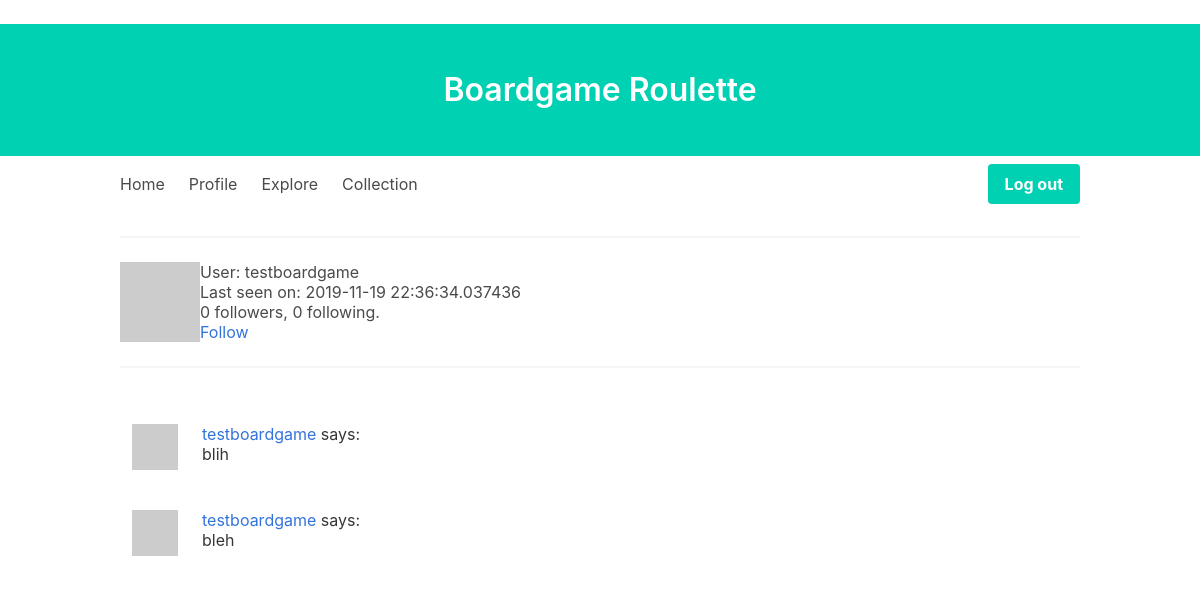
The app's page /user/testboardgame (signed in) with its own data.
### app/models.py (models this page shows, shortened)
class User(UserMixin, db.Model):
    id = db.Column(db.Integer, primary_key=True)
    username = db.Column(db.String(64), index=True, unique=True)
    email = db.Column(db.String(120), index=True, unique=True)
    password_hash = db.Column(db.String(128))
    posts = db.relationship("Post", backref="author", lazy="dynamic")
    about_me = db.Column(db.String(140))
    last_seen = db.Column(db.DateTime, default=datetime.utcnow)
    followed = db.relationship(
        "User",
        secondary=followers,
        primaryjoin=(followers.c.follower_id == id),
        secondaryjoin=(followers.c.followed_id == id),
        backref=db.backref("followers", lazy="dynamic"),
        lazy="dynamic",
    )
    collection = db.relationship("Boardgame", secondary=boardgames, lazy="dynamic")
    def is_following(self, user):
        return self.followed.filter(followers.c.followed_id == user.id).count() > 0
    def avatar(self, size):
        digest = md5(self.email.lower().encode("utf-8")).hexdigest()
        return "https://www.gravatar.com/avatar/{}?d=identicon&s={}".format(
            digest, size
        )

class Post(db.Model):
    id = db.Column(db.Integer, primary_key=True)
    body = db.Column(db.String(140))
    timestamp = db.Column(db.DateTime, index=True, default=datetime.utcnow)
    user_id = db.Column(db.Integer, db.ForeignKey("user.id"))

### app/routes.py (the view)
@app.route("/user/<username>")
@login_required
def user(username):
    user = User.query.filter_by(username=username).first_or_404()
    page = request.args.get("page", 1, type=int)
    posts = user.posts.order_by(Post.timestamp.desc()).paginate(
        page, app.config["POSTS_PER_PAGE"], False
    )
    next_url = (
        url_for("user", username=user.username, page=posts.next_num)
        if posts.has_next
        else None
    )
    prev_url = (
        url_for("user", username=user.username, page=posts.prev_num)
        if posts.has_prev
        else None
    )
    return render_template(
        "user.html", user=user, posts=posts.items, next_url=next_url, prev_url=prev_url
    )

### app/models.py (called while the page is built)
@login.user_loader
def load_user(id):
    return User.query.get(int(id))

### app/routes.py (called while the page is built)
@app.before_request
def before_request():
    if current_user.is_authenticated:
        current_user.last_seen = datetime.utcnow()
        db.session.commit()

### app/templates/user.html (shortened to what this page needs)
﻿{% extends "base.html" %}
{% block content %}
<table>
    <tr valign="top">
        <td><img src="{{ user.avatar(128) }}"></td>
        <td>
            <h1>User: {{ user.username }}</h1>
            {% if user.last_seen %}<p>Last seen on: {{ user.last_seen }}</p>{% endif %}
            <p>{{ user.followers.count() }} followers, {{ user.followed.count() }} following.</p>
            {% if user == current_user %}
            <p><a href="{{ url_for('edit_profile') }}">Edit your profile</a></p>
            {% elif not current_user.is_following(user) %}
            <p><a href="{{ url_for('follow', username=user.username) }}">Follow</a></p>
            {% else %}
            <p><a href="{{ url_for('unfollow', username=user.username) }}">Unfollow</a></p>
            {% endif %}
        </td>
    </tr>
</table>
<hr>
    {% for post in posts %}
        {% include '_post.html' %}
    {% endfor %}
{% endblock %}

### app/templates/base.html (shortened to what this page needs)
﻿<html>
<head>
    <link rel="stylesheet" href='/static/css/bulma.css' />
</head>
<body>
    <section class="hero has-background-primary">
        <div class="container">
            <div class="hero-body">
                <h1 class="title has-text-white">
                    Boardgame Roulette
                </h1>
            </div>
        </div>
    </section>
    {% if current_user.is_authenticated %}
    <div class="container">
        <div class="navbar" role="navigation">
            <div class="navbar-brand">
                <a class="navbar-item" href="{{ url_for('index') }}">Home</a>
                <a class="navbar-item" href="{{ url_for('user', username=current_user.username) }}">Profile</a>
            </div>
            <div id="navbarmenu" class="navbar-menu">
                <a class="navbar-item" href="{{ url_for('explore') }}">Explore</a>
                <a class="navbar-item" href="{{ url_for('collection') }}">Collection</a>
                <div class="navbar-end">
                    <div class="navbar-item">
                        <div class="buttons">
                            <a class="button is-primary" href="{{ url_for('logout') }}"><strong>Log out</strong></a>
                        </div>
                    </div>
                </div>
            </div>
        </div>
        {% endif %}
        <hr>
        {% block content %}{% endblock %}
    </div>
</body>
</html>

### app/templates/_post.html
﻿ <section >
    <div class="container is-centered">
  <table class="table table-hover">
        <tr>
            <td width="70px">
                <a href="{{ url_for('user', username=post.author.username) }}">
                    <img src="{{ post.author.avatar(70) }}" />
                </a>
            </td>
            <td>
                <a href="{{ url_for('user', username=post.author.username) }}">
                    {{ post.author.username }}
                </a>
                says:
                <br>
                {{ post.body }}
            </td>
        </tr>
    </table>
    </div>
 </section>

### records on screen
User: username "testboardgame", last_seen "2019-11-19 22:36:34.037436"
Post: author.username "testboardgame", body "blih"
Post: author.username "testboardgame", body "bleh"

### other values on screen
{{ user.followers.count() }} "0"
{{ user.followed.count() }} "0"
